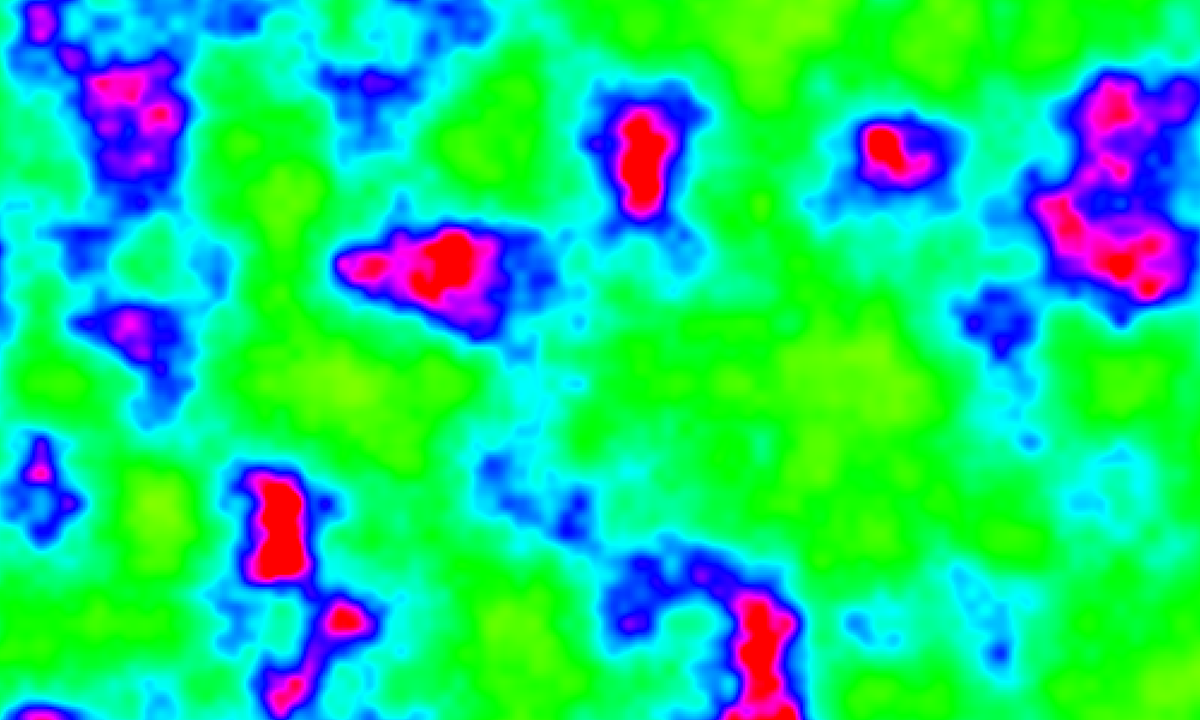
Frame 1 (no input)
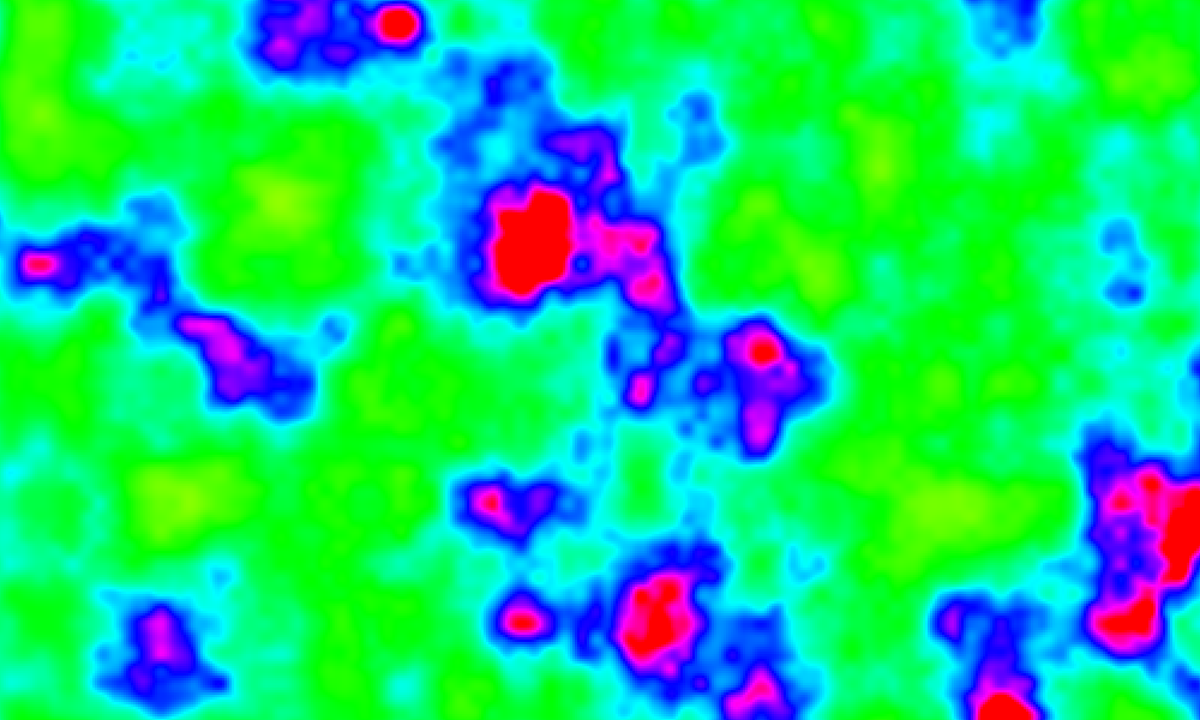
Frame 60 (the mouse pressed at the canvas centre just before this capture)
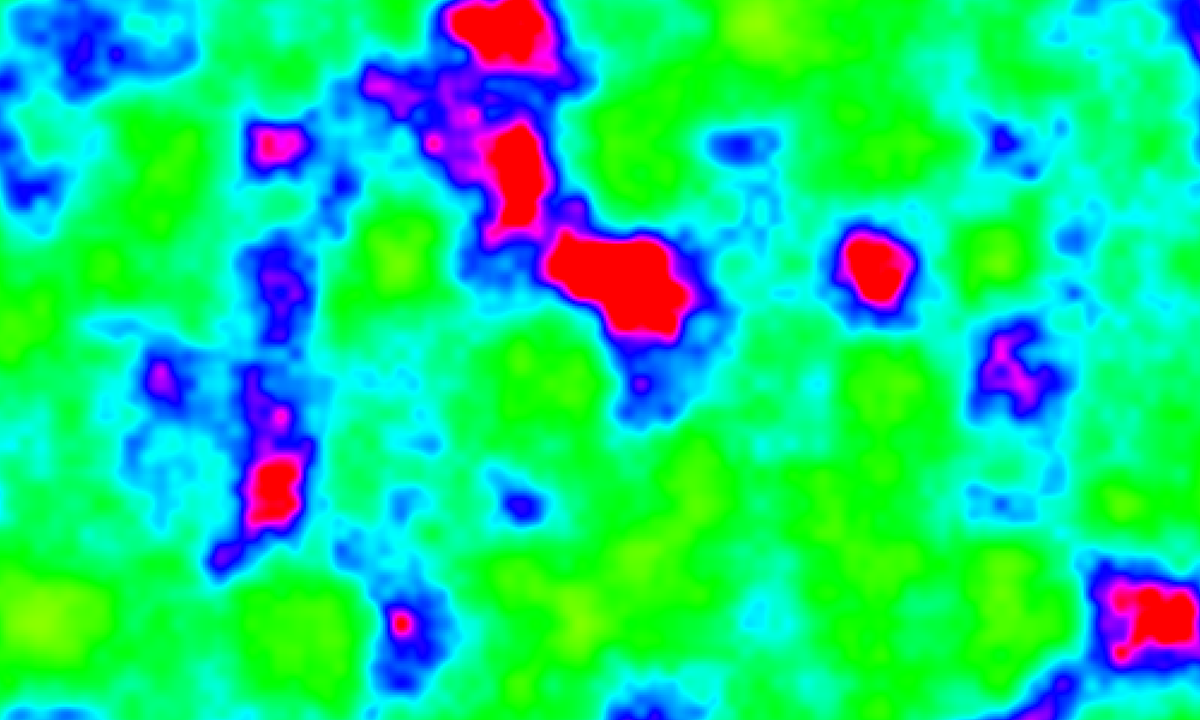
Frame 120 (the mouse held since frame 60 and released just before this capture)

The Processing sketch that drew these frames (run headless with seeded random() and noise(); from frame 60 on, the mouse is pressed at the canvas centre):

// Processing sketch: perlinGrid
// ── perlinGrid.pde
float xn, yn, zn;
float xstart;
int size = 10;
long n;

void setup() {
  size(2000, 1200);
  //fullScreen();
  smooth();
  noStroke();
  noCursor();
  colorMode(HSB);
  rectMode(CENTER);
  n = (long)random(10000);
}

void draw() {
  background(0);
  noiseSeed(n);
  xn=noise(n);  
  yn=noise(n);  
  xstart=xn;
  size = 4;
  for (int i = 0; i <= width/size; i++) {
    yn+=0.02;
    zn+=0.02/200;
    xn = 12.78;
    println(xstart);
    for (int j = 0; j <= height/size; j++) {
      xn+=0.02;
      float rs = noise(xn, yn, zn)*15;
      fill(255/rs*3, 255, 255);
      rect(i*size+0, j*size+0, size, size);
    }
  }
}
